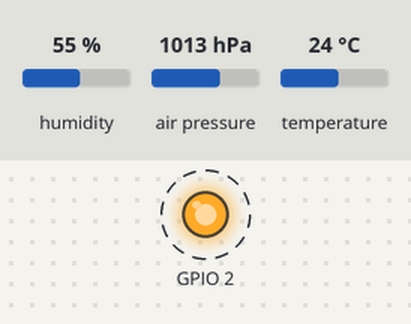
The sketch below on a simulated ESP32. Parts: output pins drawn as LEDs (lit = HIGH). Dashed ring = blinking. The inputs (shaded band) are chosen by the test bench; at power-on: humidity 55 %, air pressure 1013 hPa, temperature 24 °C. What the sketch prints to the serial monitor is not drawn.

Above: at 1.2 s.
Timing chart, 0 to 4.6 s (numbered marks = the images above):
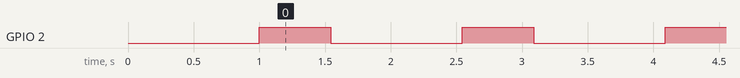

Measured:
- by itself, GPIO 2: alternates HIGH for 0.54 s and LOW for 1.0 s

The sketch:

ESP32_AHT20_BMP280.ino
```cpp
#include<AHT20.h>
#include<Adafruit_BMP280.h>
#include<Wire.h> // pin脚功能
AHT20 aht20;
Adafruit_BMP280 bmp;
#define IIC_SDA 4
#define IIC_SCL 15

void setup() {
  // put your setup code here, to run once:
  // 开机设置
  Serial.begin(115200);
  Wire.begin();
  pinMode(2,OUTPUT);
  if(!aht20.begin()){
    Serial.println("Couldn't open aht20 sensor!.......");
    while(1);
  }

  if(!bmp.begin()){
    Serial.println(("Couldn't open bmp280 sensor!......"));
    while(1);
  }
  delay(1000);

  bmp.setSampling(Adafruit_BMP280::MODE_NORMAL,
                  Adafruit_BMP280::SAMPLING_X2,
                  Adafruit_BMP280::SAMPLING_X16,
                  Adafruit_BMP280::FILTER_X16,
                  Adafruit_BMP280::STANDBY_MS_500);
}

void loop() {
  // put your main code here, to run repeatedly:
  digitalWrite(2, HIGH);
  float temp = aht20.getTemperature();
  float humi = aht20.getHumidity();
  float temp2 = bmp.readTemperature();
  float press = bmp.readPressure();
  float altitude = bmp.readAltitude(1013.25);
  Serial.print("Temp-aht:");
  Serial.println(temp);
  Serial.print("Humi:");
  Serial.println(humi);
  Serial.print("Temp-bmp:");
  Serial.println(temp2);
  Serial.print("Press:");
  Serial.println(press);
  Serial.print("Altitude:");
  Serial.println(altitude);
  delay(500);
  digitalWrite(2, LOW);
  delay(1000);

}
```
